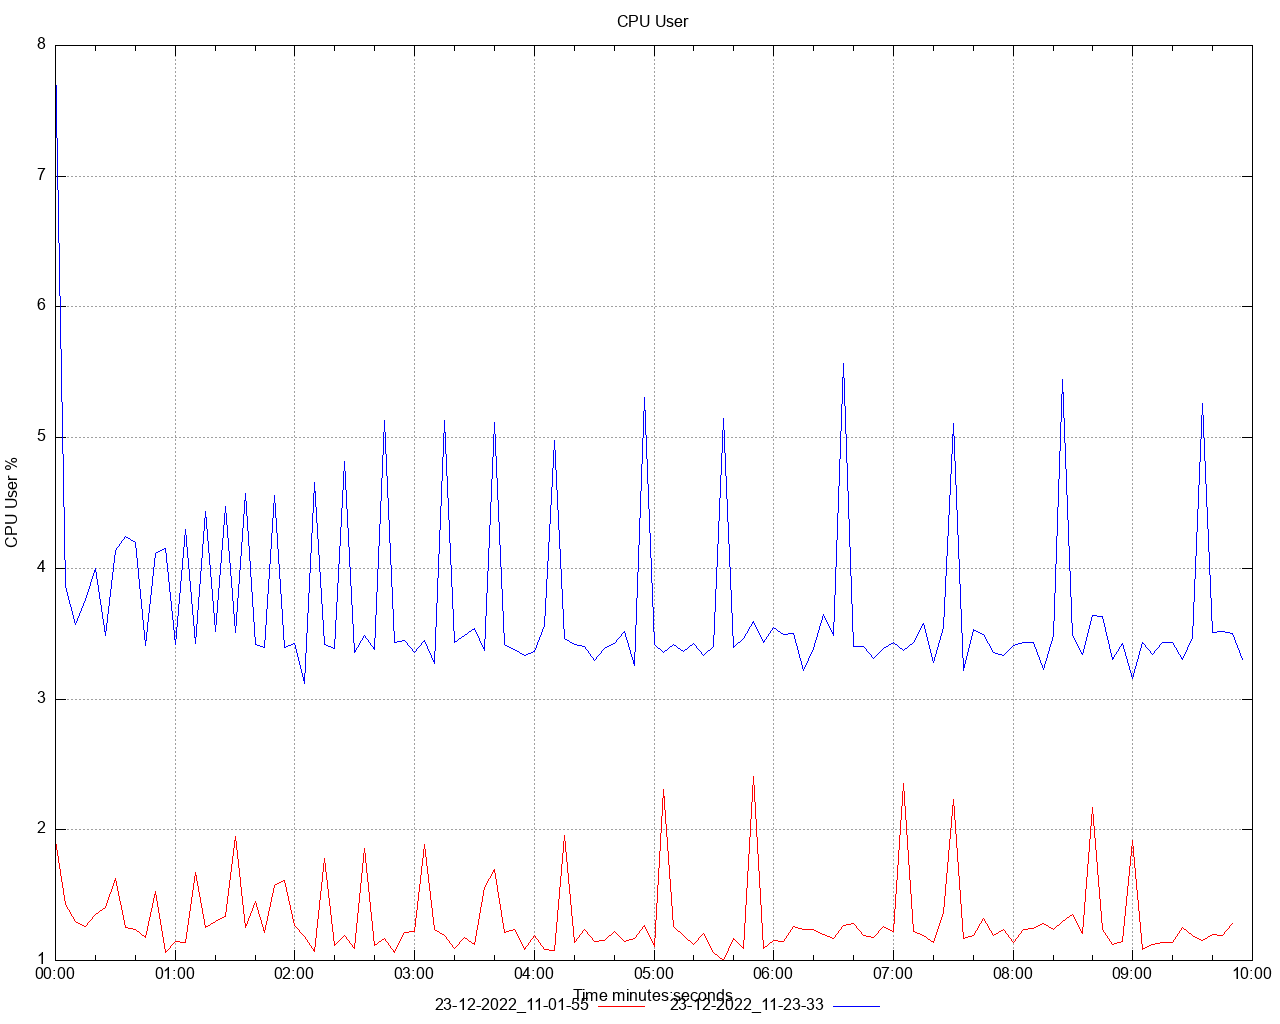

gnuplot code for this plot:
set title 'CPU User' noenhanced
set style data lines
set datafile separator ","
set terminal png size 1280,1024
set grid
set key below
set xdata time
set timefmt "%s"
offset = 0
t0(x)=(offset=($0==0) ? x : offset, x - offset)
set xlabel 'Time minutes:seconds'
set ylabel 'CPU User %'
set output '/Users/ahmet.mircik/Workspace/python/hazelcast-simulator/offload-benchmarks/report/dstat/cpu_user_A3.png'
plot \
   '/Users/ahmet.mircik/Workspace/python/hazelcast-simulator/offload-benchmarks/report/data/cpu_user_A3_1.data' using (t0(timecolumn(1))):2 title "23-12-2022_11-01-55" noenhanced lt rgb "red", \
   '/Users/ahmet.mircik/Workspace/python/hazelcast-simulator/offload-benchmarks/report/data/cpu_user_A3_2.data' using (t0(timecolumn(1))):2 title "23-12-2022_11-23-33" noenhanced lt rgb "blue", \
